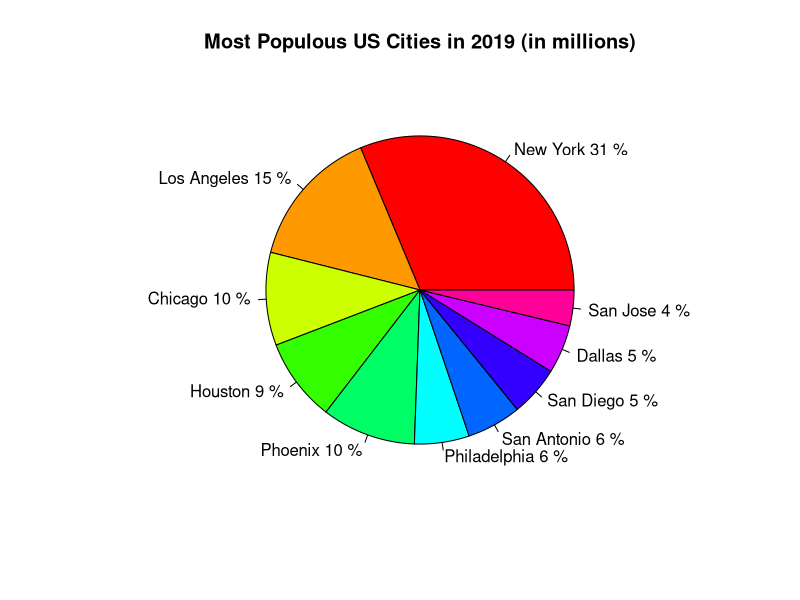

This chart was generated by the following R code:
Cities <- c("New York", "Los Angeles", "Chicago", "Houston", "Phoenix",
            "Philadelphia", "San Antonio", "San Diego", "Dallas", "San Jose")
Population <- c(8.60, 4.06, 2.68, 2.40, 2.71, 1.58, 1.57, 1.45, 1.40, 1.03)

top_ten <- data.frame(Cities, Population)
print(top_ten)

pct <- round(100 * top_ten$Population / sum(top_ten$Population))
pie(
  top_ten$Population,
  labels = paste(top_ten$Cities, pct, "%"),  # Corrected paste usage
  col = rainbow(length(top_ten$Population)),
  main = "Most Populous US Cities in 2019 (in millions)"
)
